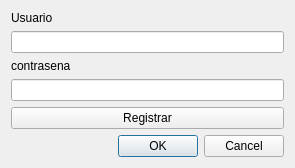
<?xml version="1.0" encoding="UTF-8"?>
<ui version="4.0">
 <class>Dialog_inicio_sesion</class>
 <widget class="QDialog" name="Dialog_inicio_sesion">
  <property name="geometry">
   <rect>
    <x>0</x>
    <y>0</y>
    <width>295</width>
    <height>157</height>
   </rect>
  </property>
  <property name="windowTitle">
   <string>Dialog</string>
  </property>
  <layout class="QVBoxLayout" name="verticalLayout_4">
   <item>
    <layout class="QVBoxLayout" name="verticalLayout_3">
     <item>
      <layout class="QVBoxLayout" name="verticalLayout">
       <item>
        <widget class="QLabel" name="label_usuario">
         <property name="text">
          <string>Usuario</string>
         </property>
        </widget>
       </item>
       <item>
        <widget class="QLineEdit" name="lineEdit_usuario"/>
       </item>
      </layout>
     </item>
     <item>
      <layout class="QVBoxLayout" name="verticalLayout_2">
       <item>
        <widget class="QLabel" name="label_contrasena">
         <property name="text">
          <string>contrasena</string>
         </property>
        </widget>
       </item>
       <item>
        <widget class="QLineEdit" name="lineEdit_contrasena"/>
       </item>
      </layout>
     </item>
    </layout>
   </item>
   <item>
    <widget class="QPushButton" name="pushButton_registrar">
     <property name="text">
      <string>Registrar</string>
     </property>
    </widget>
   </item>
   <item>
    <widget class="QDialogButtonBox" name="buttonBox">
     <property name="orientation">
      <enum>Qt::Horizontal</enum>
     </property>
     <property name="standardButtons">
      <set>QDialogButtonBox::Cancel|QDialogButtonBox::Ok</set>
     </property>
    </widget>
   </item>
  </layout>
 </widget>
 <resources/>
 <connections>
  <connection>
   <sender>buttonBox</sender>
   <signal>accepted()</signal>
   <receiver>Dialog_inicio_sesion</receiver>
   <slot>accept()</slot>
   <hints>
    <hint type="sourcelabel">
     <x>248</x>
     <y>254</y>
    </hint>
    <hint type="destinationlabel">
     <x>157</x>
     <y>274</y>
    </hint>
   </hints>
  </connection>
  <connection>
   <sender>buttonBox</sender>
   <signal>rejected()</signal>
   <receiver>Dialog_inicio_sesion</receiver>
   <slot>reject()</slot>
   <hints>
    <hint type="sourcelabel">
     <x>316</x>
     <y>260</y>
    </hint>
    <hint type="destinationlabel">
     <x>286</x>
     <y>274</y>
    </hint>
   </hints>
  </connection>
 </connections>
</ui>
